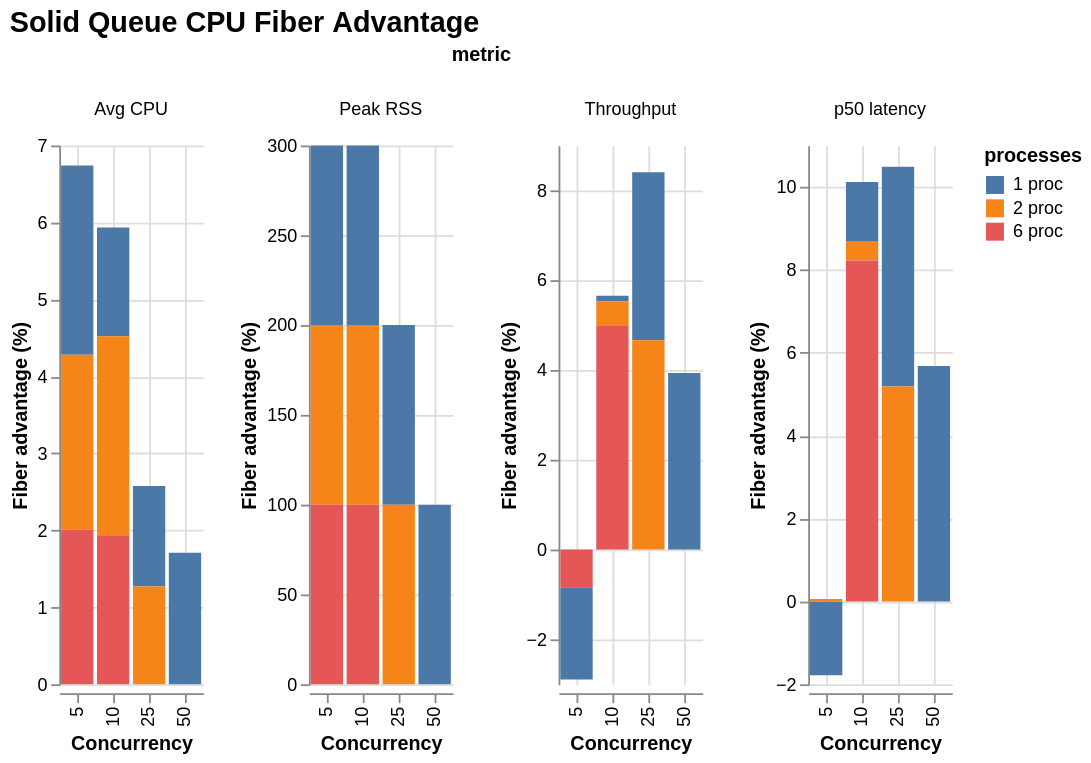

Describe this chart as a Vega-Lite specification.
### Vega-Lite specification from a JSON file in a GitHub repository (floating-point values rounded to 4 significant figures)
{"$schema": "https://vega.github.io/schema/vega-lite/v6.json", "title": "Solid Queue CPU Fiber Advantage", "data": {"values": [{"concurrency": 5, "processes": "1 proc", "metric": "Throughput", "value": -2.057}, {"concurrency": 5, "processes": "1 proc", "metric": "Peak RSS", "value": 100.0}, {"concurrency": 5, "processes": "1 proc", "metric": "Avg CPU", "value": 2.459}, {"concurrency": 5, "processes": "1 proc", "metric": "p50 latency", "value": -1.77}, {"concurrency": 10, "processes": "1 proc", "metric": "Throughput", "value": 0.127}, {"concurrency": 10, "processes": "1 proc", "metric": "Peak RSS", "value": 100.0}, {"concurrency": 10, "processes": "1 proc", "metric": "Avg CPU", "value": 1.411}, {"concurrency": 10, "processes": "1 proc", "metric": "p50 latency", "value": 1.421}, {"concurrency": 25, "processes": "1 proc", "metric": "Throughput", "value": 3.74}, {"concurrency": 25, "processes": "1 proc", "metric": "Peak RSS", "value": 100.0}, {"concurrency": 25, "processes": "1 proc", "metric": "Avg CPU", "value": 1.305}, {"concurrency": 25, "processes": "1 proc", "metric": "p50 latency", "value": 5.305}, {"concurrency": 50, "processes": "1 proc", "metric": "Throughput", "value": 3.935}, {"concurrency": 50, "processes": "1 proc", "metric": "Peak RSS", "value": 100.0}, {"concurrency": 50, "processes": "1 proc", "metric": "Avg CPU", "value": 1.709}, {"concurrency": 50, "processes": "1 proc", "metric": "p50 latency", "value": 5.68}, {"concurrency": 5, "processes": "2 proc", "metric": "Throughput", "value": 0.0}, {"concurrency": 5, "processes": "2 proc", "metric": "Peak RSS", "value": 100.0}, {"concurrency": 5, "processes": "2 proc", "metric": "Avg CPU", "value": 2.27}, {"concurrency": 5, "processes": "2 proc", "metric": "p50 latency", "value": 0.0584}, {"concurrency": 10, "processes": "2 proc", "metric": "Throughput", "value": 0.5455}, {"concurrency": 10, "processes": "2 proc", "metric": "Peak RSS", "value": 100.0}, {"concurrency": 10, "processes": "2 proc", "metric": "Avg CPU", "value": 2.586}, {"concurrency": 10, "processes": "2 proc", "metric": "p50 latency", "value": 0.4714}, {"concurrency": 25, "processes": "2 proc", "metric": "Throughput", "value": 4.661}, {"concurrency": 25, "processes": "2 proc", "metric": "Peak RSS", "value": 100.0}, {"concurrency": 25, "processes": "2 proc", "metric": "Avg CPU", "value": 1.27}, {"concurrency": 25, "processes": "2 proc", "metric": "p50 latency", "value": 5.182}, {"concurrency": 5, "processes": "6 proc", "metric": "Throughput", "value": -0.8371}, {"concurrency": 5, "processes": "6 proc", "metric": "Peak RSS", "value": 100.0}, {"concurrency": 5, "processes": "6 proc", "metric": "Avg CPU", "value": 2.01}, {"concurrency": 5, "processes": "6 proc", "metric": "p50 latency", "value": -0.01359}, {"concurrency": 10, "processes": "6 proc", "metric": "Throughput", "value": 4.981}, {"concurrency": 10, "processes": "6 proc", "metric": "Peak RSS", "value": 100.0}, {"concurrency": 10, "processes": "6 proc", "metric": "Avg CPU", "value": 1.936}, {"concurrency": 10, "processes": "6 proc", "metric": "p50 latency", "value": 8.223}]}, "mark": {"type": "bar", "tooltip": true}, "encoding": {"x": {"field": "concurrency", "type": "ordinal", "title": "Concurrency"}, "y": {"field": "value", "type": "quantitative", "title": "Fiber advantage (%)"}, "color": {"field": "processes", "type": "nominal"}, "column": {"field": "metric", "type": "nominal"}, "tooltip": [{"field": "metric", "type": "nominal"}, {"field": "concurrency", "type": "nominal"}, {"field": "processes", "type": "nominal"}, {"field": "value", "type": "quantitative"}]}, "resolve": {"scale": {"y": "independent"}}, "config": {"background": "white", "axis": {"labelFont": "Arial", "titleFont": "Arial", "grid": true}, "legend": {"labelFont": "Arial", "titleFont": "Arial"}, "title": {"font": "Arial", "fontSize": 16, "anchor": "start"}, "view": {"stroke": null}}}
